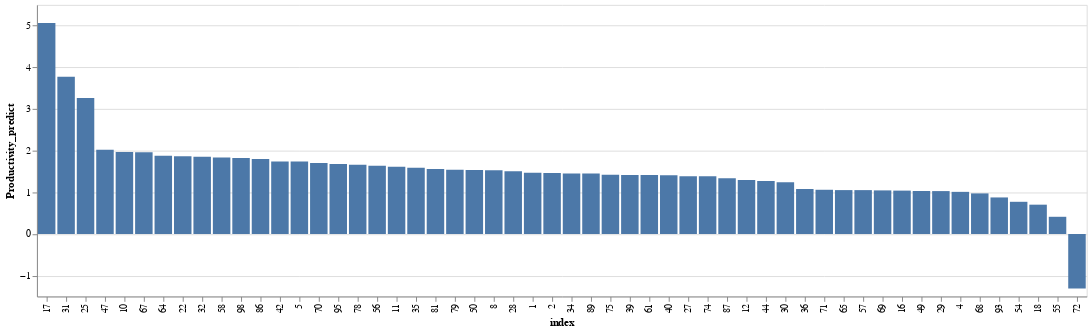

Source (notebook cell):
### Code cell
alt.Chart(df_pca).mark_bar().encode(
    x = alt.X('index:N',sort='-y'),
    y = alt.Y("Productivity_predict:Q"),
    tooltip = alt.Tooltip(['index','Productivity_predict'])
)
